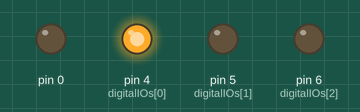
Bench run of a sketch on a simulated Arduino Uno, built with avr-gcc and run on an emulated ATmega328P. On the bench: output pins drawn as LEDs (lit = HIGH).

Above: at 0.5 s.
At 2.5 s:
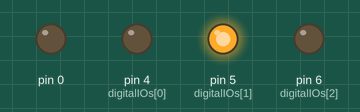
At 4.5 s:
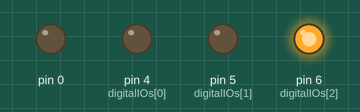
At 6.5 s:
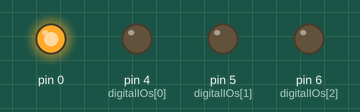
At 9.5 s:
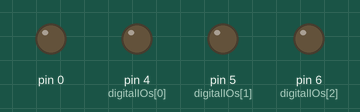
Timing chart, 0 to 10.4 s (numbered marks = the images above):
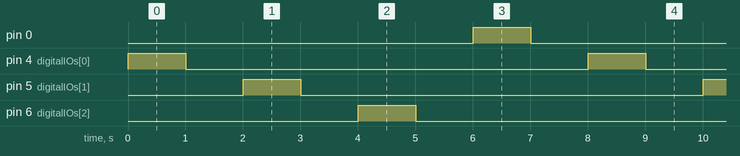

The sketch:

Digital.ino
```cpp
// (licence header left out)
/*
 *  This sketch writes high, low on each 3 digital IO's for one second repeatedly.
 *  Connecting Led's to each digital io's is recommended.
 */

byte digitalIOs[4] = {4,5,6}; // List of digital I/O's on board.

void setup()
{
   for(int i = 0; i < 4; i++)  pinMode(digitalIOs[i],OUTPUT); // Set all digital pins as outputs.
   for(int j = 0; j < 4; j++)  digitalWrite(digitalIOs[j],LOW); // Initialize all digital IO pins to off state.
}

void loop()
{
    for(int k = 0; k < 4; k++)
	{
		digitalWrite(digitalIOs[k],HIGH); // Set digital IO pins to on state
		delay(1000); // Delay by 1 sec
		digitalWrite(digitalIOs[k],LOW); // Set digital IO pins to off state
		delay(1000); // Delay by 1 sec
	}
}
```

Measured:
- by itself, pin 0, pin 4 (digitalIOs[0]), pin 5 (digitalIOs[1]), pin 6 (digitalIOs[2]): alternates HIGH for 1.0 s and LOW for 7.0 s
- by itself, everything shown: repeats every 8.0 s, in 8 steps
